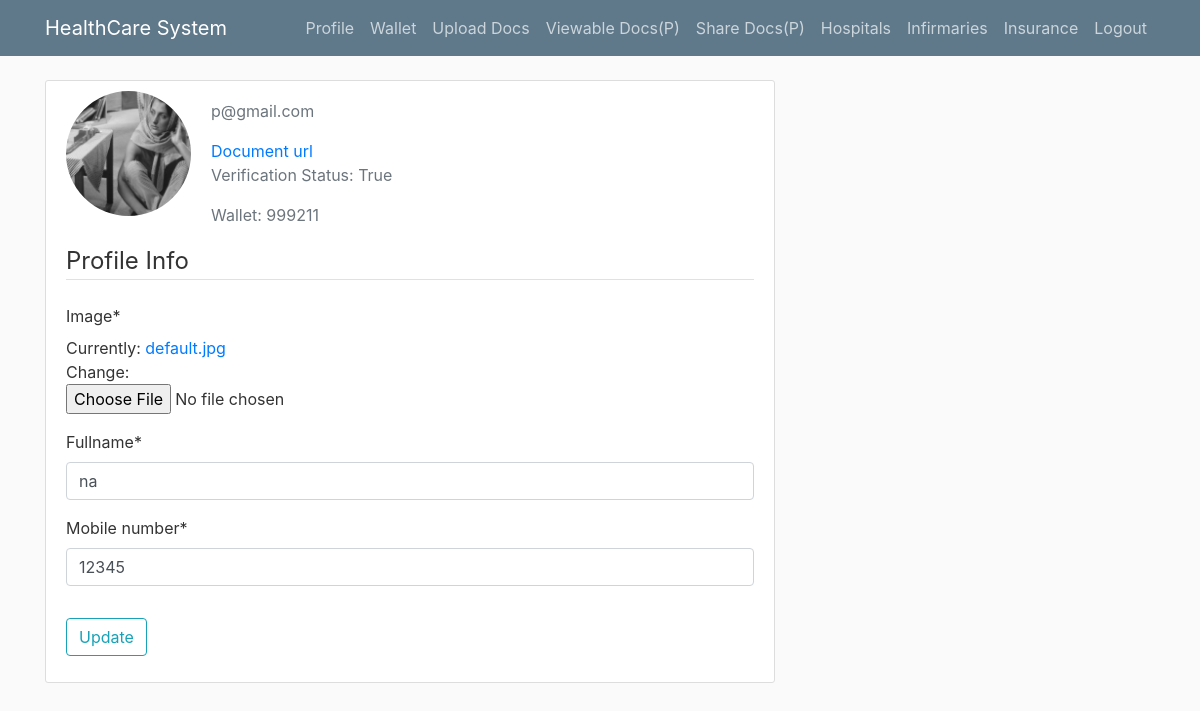
The page /profile/ (signed in) on the database its author committed.
### users/models.py (models this page shows, shortened)
class User_Auth(models.Model):
    email_id = models.CharField(default='na', max_length = 200 , primary_key=True)
    password_hash = models.CharField(default='na', max_length = 512)
    is_authenticated = models.BooleanField(default=True)

class Profile(models.Model):
    user = models.OneToOneField(User_Auth ,on_delete=models.CASCADE)
    user_type_decided=models.BooleanField(default=False) # this is set to true once user type is decided
    image = models.ImageField(default='default.jpg',upload_to='profile_pics',null=True, validators = [file_size])
    user_type = models.CharField(default='na',max_length=200)

class Patient(models.Model):
    user = models.OneToOneField(User_Auth,on_delete=models.CASCADE)
    verification_doc= models.FileField(default='default.jpg',upload_to='profile_pics',null=True, validators=[validate_file_extension, file_size])
    fullname = models.CharField(max_length=200,null=True, validators=[RegexValidator('[!@#$%^&*()_+-=~`[]{}|;\\\'",./<>?]', inverse_match=True)])
    mobile_number = models.IntegerField(null=True)
    is_verified = models.BooleanField(default=False,null=True) # set true after document verification
    wallet = models.PositiveIntegerField(default=1000000,null=True)

### users/decorators.py (the view)
 def wrapper(request, login_url='xyz', *args, **kwargs):
  if not 'user' in request.session:
   return redirect("login")
  else:
   return function(request, *args, **kwargs)

### users/forms.py
class ProfileUpdateForm(forms.ModelForm):
    class Meta:
        model = Profile
        fields = ['image']

class PatientForm2(forms.ModelForm):
  class Meta:
    model = Patient
    fields = ["fullname",'mobile_number']

### users/templates/users/profile.html (shortened to what this page needs)
{% extends "blog/base.html" %}
{% load crispy_forms_tags %}
{% block content %}
<div class="content-section">
    <div class="media">
      <img class="rounded-circle account-img" src="{{ user.profile.image.url }}">
      <div class="media-body">
        <p class="text-secondary">{{ user.email_id }}</p>
        {% if user.profile.user_type == "Patient" %}
        <a href="{{ user.patient.verification_doc.url }}">Document url</a>
        <p class="text-secondary">Verification Status: {{ user.patient.is_verified }}</p>
        <p class="text-secondary">Wallet: {{ user.patient.wallet }}</p>
        {% elif user.profile.user_type == "Hospital" %}
        <a href="{{ user.hospital.verification_doc.url }}">Document url</a>
        <p class="text-secondary">Verification Status: {{ user.hospital.is_verified }}</p>
        {% elif user.profile.user_type == "Infirmary" %}
        <a href="{{ user.infirmary.verification_doc.url }}">Document url</a>
        <p class="text-secondary">Verification Status: {{ user.infirmary.is_verified }}</p>
        <p class="text-secondary">Wallet: {{ user.infirmary.wallet}}</p>
        {% elif user.profile.user_type == "InsuranceCompany" %}
        <a href="{{ user.insurancecompany.verification_doc.url }}">Document url</a>
        <p class="text-secondary">Verification Status: {{ user.insurancecompany.is_verified }}</p>
        <p class="text-secondary">Wallet: {{ user.insurancecompany.wallet }}</p>
        {% endif %}
      </div>
    </div>
    <form method = "POST" enctype="multipart/form-data">
        <fieldset class="form-group">
            <legend class="border-bottom mb-4">Profile Info</legend>
            {{p_form|crispy}}
            {{user_type_form|crispy}}
        </fieldset>
        <div class="form-group">
            <button class="btn btn-outline-info">Update</button>
        </div>
    </form>
  </div>
{% endblock content %}

### blog/static/blog/main.css (style rules this page uses)
body { background: #fafafa; color: #333333; margin-top: 5rem; }
.content-section { background: #ffffff; padding: 10px 20px; border: 1px solid #dddddd; border-radius: 3px; margin-bottom: 20px; }
.account-img { height: 125px; width: 125px; margin-right: 20px; margin-bottom: 16px; }

### rows shown on the page
User_Auth: profile.image (placeholder picture), email_id "p@gmail.com", patient.is_verified "True", patient.wallet "999211"
Patient: fullname "na", mobile_number "12345"
